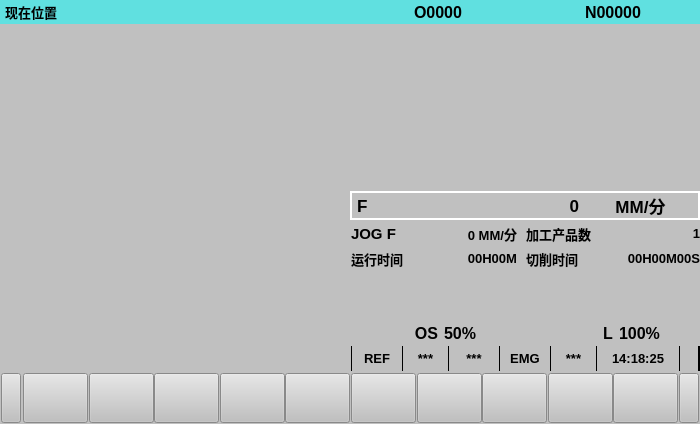
<?xml version="1.0" encoding="UTF-8"?>
<ui version="4.0">
 <class>Form</class>
 <widget class="QWidget" name="Form">
  <property name="enabled">
   <bool>true</bool>
  </property>
  <property name="geometry">
   <rect>
    <x>0</x>
    <y>0</y>
    <width>700</width>
    <height>424</height>
   </rect>
  </property>
  <property name="minimumSize">
   <size>
    <width>700</width>
    <height>424</height>
   </size>
  </property>
  <property name="maximumSize">
   <size>
    <width>700</width>
    <height>424</height>
   </size>
  </property>
  <property name="windowTitle">
   <string>Form</string>
  </property>
  <property name="styleSheet">
   <string notr="true">background-color: rgb(192, 192, 192);</string>
  </property>
  <layout class="QGridLayout" name="gridLayout" rowstretch="5,34,6,31,10" columnstretch="1,1">
   <property name="leftMargin">
    <number>0</number>
   </property>
   <property name="topMargin">
    <number>0</number>
   </property>
   <property name="rightMargin">
    <number>0</number>
   </property>
   <property name="bottomMargin">
    <number>0</number>
   </property>
   <property name="spacing">
    <number>1</number>
   </property>
   <item row="0" column="0" colspan="2">
    <widget class="QWidget" name="widget" native="true">
     <property name="styleSheet">
      <string notr="true">background-color: rgb(96, 224, 224);</string>
     </property>
     <layout class="QHBoxLayout" name="horizontalLayout">
      <property name="spacing">
       <number>1</number>
      </property>
      <property name="leftMargin">
       <number>0</number>
      </property>
      <property name="topMargin">
       <number>0</number>
      </property>
      <property name="rightMargin">
       <number>0</number>
      </property>
      <property name="bottomMargin">
       <number>0</number>
      </property>
      <item>
       <widget class="QLabel" name="label">
        <property name="font">
         <font>
          <pointsize>10</pointsize>
          <weight>75</weight>
          <bold>true</bold>
         </font>
        </property>
        <property name="text">
         <string>现在位置</string>
        </property>
        <property name="margin">
         <number>0</number>
        </property>
        <property name="indent">
         <number>5</number>
        </property>
       </widget>
      </item>
      <item>
       <widget class="QLabel" name="label_2">
        <property name="styleSheet">
         <string notr="true"/>
        </property>
        <property name="text">
         <string/>
        </property>
       </widget>
      </item>
      <item>
       <widget class="QLabel" name="Lab_File_Name">
        <property name="font">
         <font>
          <pointsize>12</pointsize>
          <weight>75</weight>
          <bold>true</bold>
         </font>
        </property>
        <property name="text">
         <string>O0000</string>
        </property>
        <property name="alignment">
         <set>Qt::AlignCenter</set>
        </property>
       </widget>
      </item>
      <item>
       <widget class="QLabel" name="Lab_LineNum">
        <property name="font">
         <font>
          <pointsize>12</pointsize>
          <weight>75</weight>
          <bold>true</bold>
         </font>
        </property>
        <property name="text">
         <string>N00000</string>
        </property>
        <property name="alignment">
         <set>Qt::AlignCenter</set>
        </property>
       </widget>
      </item>
     </layout>
    </widget>
   </item>
   <item row="1" column="0" colspan="2">
    <widget class="QWidget" name="window_position" native="true">
     <property name="styleSheet">
      <string notr="true"/>
     </property>
    </widget>
   </item>
   <item row="2" column="0" colspan="2">
    <widget class="QWidget" name="widget_3" native="true">
     <property name="styleSheet">
      <string notr="true"/>
     </property>
     <layout class="QHBoxLayout" name="horizontalLayout_3">
      <property name="spacing">
       <number>0</number>
      </property>
      <property name="leftMargin">
       <number>0</number>
      </property>
      <property name="topMargin">
       <number>0</number>
      </property>
      <property name="rightMargin">
       <number>0</number>
      </property>
      <property name="bottomMargin">
       <number>0</number>
      </property>
      <item>
       <widget class="QWidget" name="widget_7" native="true">
        <property name="styleSheet">
         <string notr="true"/>
        </property>
       </widget>
      </item>
      <item>
       <widget class="QWidget" name="widget_8" native="true">
        <property name="styleSheet">
         <string notr="true"/>
        </property>
        <layout class="QHBoxLayout" name="horizontalLayout_4" stretch="0,0,0">
         <property name="spacing">
          <number>0</number>
         </property>
         <property name="leftMargin">
          <number>0</number>
         </property>
         <property name="topMargin">
          <number>0</number>
         </property>
         <property name="rightMargin">
          <number>0</number>
         </property>
         <property name="bottomMargin">
          <number>0</number>
         </property>
         <item>
          <widget class="QLabel" name="label_5">
           <property name="font">
            <font>
             <pointsize>13</pointsize>
             <weight>75</weight>
             <bold>true</bold>
            </font>
           </property>
           <property name="styleSheet">
            <string notr="true">border-top:2px solid white;
border-bottom:2px solid white;
border-left:2px solid white;</string>
           </property>
           <property name="text">
            <string>F</string>
           </property>
           <property name="indent">
            <number>5</number>
           </property>
          </widget>
         </item>
         <item>
          <widget class="QLabel" name="Lab_Auto_FSpeed">
           <property name="font">
            <font>
             <pointsize>13</pointsize>
             <weight>75</weight>
             <bold>true</bold>
            </font>
           </property>
           <property name="styleSheet">
            <string notr="true">border-top:2px solid white;
border-bottom:2px solid white;</string>
           </property>
           <property name="text">
            <string>0</string>
           </property>
           <property name="alignment">
            <set>Qt::AlignRight|Qt::AlignTrailing|Qt::AlignVCenter</set>
           </property>
          </widget>
         </item>
         <item>
          <widget class="QLabel" name="label_7">
           <property name="font">
            <font>
             <pointsize>13</pointsize>
             <weight>75</weight>
             <bold>true</bold>
            </font>
           </property>
           <property name="styleSheet">
            <string notr="true">border-top:2px solid white;
border-bottom:2px solid white;
border-right:2px solid white;</string>
           </property>
           <property name="text">
            <string>MM/分</string>
           </property>
           <property name="alignment">
            <set>Qt::AlignCenter</set>
           </property>
          </widget>
         </item>
        </layout>
       </widget>
      </item>
     </layout>
    </widget>
   </item>
   <item row="3" column="0">
    <widget class="QWidget" name="Lab_Modal" native="true">
     <property name="styleSheet">
      <string notr="true"/>
     </property>
    </widget>
   </item>
   <item row="3" column="1">
    <widget class="QWidget" name="widget_5" native="true">
     <property name="styleSheet">
      <string notr="true"/>
     </property>
     <layout class="QVBoxLayout" name="verticalLayout" stretch="5,1">
      <property name="spacing">
       <number>0</number>
      </property>
      <property name="leftMargin">
       <number>0</number>
      </property>
      <property name="topMargin">
       <number>0</number>
      </property>
      <property name="rightMargin">
       <number>0</number>
      </property>
      <property name="bottomMargin">
       <number>0</number>
      </property>
      <item>
       <widget class="QWidget" name="widget_9" native="true">
        <property name="styleSheet">
         <string notr="true"/>
        </property>
        <layout class="QVBoxLayout" name="verticalLayout_2">
         <property name="spacing">
          <number>0</number>
         </property>
         <property name="leftMargin">
          <number>0</number>
         </property>
         <property name="topMargin">
          <number>0</number>
         </property>
         <property name="rightMargin">
          <number>0</number>
         </property>
         <property name="bottomMargin">
          <number>0</number>
         </property>
         <item>
          <widget class="QWidget" name="widget_11" native="true">
           <property name="styleSheet">
            <string notr="true"/>
           </property>
           <layout class="QHBoxLayout" name="horizontalLayout_6">
            <property name="spacing">
             <number>1</number>
            </property>
            <property name="leftMargin">
             <number>0</number>
            </property>
            <property name="topMargin">
             <number>0</number>
            </property>
            <property name="rightMargin">
             <number>0</number>
            </property>
            <property name="bottomMargin">
             <number>0</number>
            </property>
            <item>
             <widget class="QLabel" name="label_8">
              <property name="font">
               <font>
                <pointsize>11</pointsize>
                <weight>75</weight>
                <bold>true</bold>
               </font>
              </property>
              <property name="styleSheet">
               <string notr="true"/>
              </property>
              <property name="text">
               <string>JOG F</string>
              </property>
             </widget>
            </item>
            <item>
             <widget class="QLabel" name="Lab_FSpeed">
              <property name="font">
               <font>
                <pointsize>10</pointsize>
                <weight>75</weight>
                <bold>true</bold>
               </font>
              </property>
              <property name="styleSheet">
               <string notr="true"/>
              </property>
              <property name="text">
               <string>0 MM/分</string>
              </property>
              <property name="alignment">
               <set>Qt::AlignRight|Qt::AlignTrailing|Qt::AlignVCenter</set>
              </property>
              <property name="indent">
               <number>8</number>
              </property>
             </widget>
            </item>
            <item>
             <widget class="QLabel" name="label_12">
              <property name="font">
               <font>
                <pointsize>10</pointsize>
                <weight>75</weight>
                <bold>true</bold>
               </font>
              </property>
              <property name="styleSheet">
               <string notr="true"/>
              </property>
              <property name="text">
               <string>加工产品数</string>
              </property>
              <property name="alignment">
               <set>Qt::AlignLeading|Qt::AlignLeft|Qt::AlignVCenter</set>
              </property>
             </widget>
            </item>
            <item>
             <widget class="QLabel" name="Lab_Num">
              <property name="font">
               <font>
                <pointsize>10</pointsize>
                <weight>75</weight>
                <bold>true</bold>
               </font>
              </property>
              <property name="styleSheet">
               <string notr="true"/>
              </property>
              <property name="text">
               <string>1</string>
              </property>
              <property name="alignment">
               <set>Qt::AlignRight|Qt::AlignTrailing|Qt::AlignVCenter</set>
              </property>
             </widget>
            </item>
           </layout>
          </widget>
         </item>
         <item>
          <widget class="QWidget" name="widget_12" native="true">
           <property name="styleSheet">
            <string notr="true"/>
           </property>
           <layout class="QHBoxLayout" name="horizontalLayout_7">
            <property name="spacing">
             <number>1</number>
            </property>
            <property name="leftMargin">
             <number>0</number>
            </property>
            <property name="topMargin">
             <number>0</number>
            </property>
            <property name="rightMargin">
             <number>0</number>
            </property>
            <property name="bottomMargin">
             <number>0</number>
            </property>
            <item>
             <widget class="QLabel" name="label_11">
              <property name="font">
               <font>
                <pointsize>10</pointsize>
                <weight>75</weight>
                <bold>true</bold>
               </font>
              </property>
              <property name="styleSheet">
               <string notr="true"/>
              </property>
              <property name="text">
               <string>运行时间</string>
              </property>
              <property name="alignment">
               <set>Qt::AlignLeading|Qt::AlignLeft|Qt::AlignVCenter</set>
              </property>
             </widget>
            </item>
            <item>
             <widget class="QLabel" name="Lab_Time_Run">
              <property name="font">
               <font>
                <pointsize>10</pointsize>
                <weight>75</weight>
                <bold>true</bold>
               </font>
              </property>
              <property name="styleSheet">
               <string notr="true"/>
              </property>
              <property name="text">
               <string>00H00M</string>
              </property>
              <property name="alignment">
               <set>Qt::AlignRight|Qt::AlignTrailing|Qt::AlignVCenter</set>
              </property>
              <property name="indent">
               <number>8</number>
              </property>
             </widget>
            </item>
            <item>
             <widget class="QLabel" name="label_15">
              <property name="font">
               <font>
                <pointsize>10</pointsize>
                <weight>75</weight>
                <bold>true</bold>
               </font>
              </property>
              <property name="styleSheet">
               <string notr="true"/>
              </property>
              <property name="text">
               <string>切削时间</string>
              </property>
              <property name="alignment">
               <set>Qt::AlignLeading|Qt::AlignLeft|Qt::AlignVCenter</set>
              </property>
             </widget>
            </item>
            <item>
             <widget class="QLabel" name="Lab_Time_Cut">
              <property name="font">
               <font>
                <pointsize>10</pointsize>
                <weight>75</weight>
                <bold>true</bold>
               </font>
              </property>
              <property name="styleSheet">
               <string notr="true"/>
              </property>
              <property name="text">
               <string>00H00M00S</string>
              </property>
              <property name="alignment">
               <set>Qt::AlignRight|Qt::AlignTrailing|Qt::AlignVCenter</set>
              </property>
             </widget>
            </item>
           </layout>
          </widget>
         </item>
         <item>
          <widget class="QWidget" name="widget_13" native="true">
           <property name="styleSheet">
            <string notr="true"/>
           </property>
          </widget>
         </item>
         <item>
          <widget class="QWidget" name="widget_14" native="true">
           <property name="styleSheet">
            <string notr="true"/>
           </property>
          </widget>
         </item>
         <item>
          <widget class="QWidget" name="widget_15" native="true">
           <property name="styleSheet">
            <string notr="true"/>
           </property>
           <layout class="QHBoxLayout" name="horizontalLayout_8">
            <property name="spacing">
             <number>1</number>
            </property>
            <property name="leftMargin">
             <number>0</number>
            </property>
            <property name="topMargin">
             <number>0</number>
            </property>
            <property name="rightMargin">
             <number>0</number>
            </property>
            <property name="bottomMargin">
             <number>0</number>
            </property>
            <item>
             <widget class="QLabel" name="label_17">
              <property name="font">
               <font>
                <pointsize>12</pointsize>
                <weight>75</weight>
                <bold>true</bold>
               </font>
              </property>
              <property name="styleSheet">
               <string notr="true"/>
              </property>
              <property name="text">
               <string>OS</string>
              </property>
              <property name="alignment">
               <set>Qt::AlignRight|Qt::AlignTrailing|Qt::AlignVCenter</set>
              </property>
             </widget>
            </item>
            <item>
             <widget class="QLabel" name="Lab_OSper">
              <property name="font">
               <font>
                <pointsize>12</pointsize>
                <weight>75</weight>
                <bold>true</bold>
               </font>
              </property>
              <property name="styleSheet">
               <string notr="true"/>
              </property>
              <property name="text">
               <string>50%</string>
              </property>
              <property name="indent">
               <number>5</number>
              </property>
             </widget>
            </item>
            <item>
             <widget class="QLabel" name="label_19">
              <property name="font">
               <font>
                <pointsize>12</pointsize>
                <weight>75</weight>
                <bold>true</bold>
               </font>
              </property>
              <property name="styleSheet">
               <string notr="true"/>
              </property>
              <property name="text">
               <string>L</string>
              </property>
              <property name="alignment">
               <set>Qt::AlignRight|Qt::AlignTrailing|Qt::AlignVCenter</set>
              </property>
             </widget>
            </item>
            <item>
             <widget class="QLabel" name="Lab_Lper">
              <property name="font">
               <font>
                <pointsize>12</pointsize>
                <weight>75</weight>
                <bold>true</bold>
               </font>
              </property>
              <property name="styleSheet">
               <string notr="true"/>
              </property>
              <property name="text">
               <string>100%</string>
              </property>
              <property name="indent">
               <number>5</number>
              </property>
             </widget>
            </item>
           </layout>
          </widget>
         </item>
        </layout>
       </widget>
      </item>
      <item>
       <widget class="QWidget" name="widget_10" native="true">
        <property name="styleSheet">
         <string notr="true">background-color: rgb(0,0,0);</string>
        </property>
        <layout class="QHBoxLayout" name="horizontalLayout_5" stretch="0,0,0,0,0,0,0">
         <property name="spacing">
          <number>1</number>
         </property>
         <property name="leftMargin">
          <number>1</number>
         </property>
         <property name="topMargin">
          <number>0</number>
         </property>
         <property name="rightMargin">
          <number>1</number>
         </property>
         <property name="bottomMargin">
          <number>0</number>
         </property>
         <item>
          <widget class="QLabel" name="Lab_Mode">
           <property name="minimumSize">
            <size>
             <width>50</width>
             <height>0</height>
            </size>
           </property>
           <property name="maximumSize">
            <size>
             <width>50</width>
             <height>16777215</height>
            </size>
           </property>
           <property name="font">
            <font>
             <pointsize>10</pointsize>
             <weight>75</weight>
             <bold>true</bold>
            </font>
           </property>
           <property name="styleSheet">
            <string notr="true">background-color: rgb(192, 192, 192);</string>
           </property>
           <property name="text">
            <string>REF</string>
           </property>
           <property name="alignment">
            <set>Qt::AlignCenter</set>
           </property>
          </widget>
         </item>
         <item>
          <widget class="QLabel" name="label_9">
           <property name="minimumSize">
            <size>
             <width>45</width>
             <height>0</height>
            </size>
           </property>
           <property name="maximumSize">
            <size>
             <width>45</width>
             <height>16777215</height>
            </size>
           </property>
           <property name="font">
            <font>
             <pointsize>10</pointsize>
             <weight>75</weight>
             <bold>true</bold>
            </font>
           </property>
           <property name="styleSheet">
            <string notr="true">background-color: rgb(192, 192, 192);</string>
           </property>
           <property name="text">
            <string>***</string>
           </property>
           <property name="alignment">
            <set>Qt::AlignCenter</set>
           </property>
          </widget>
         </item>
         <item>
          <widget class="QLabel" name="label_10">
           <property name="minimumSize">
            <size>
             <width>50</width>
             <height>0</height>
            </size>
           </property>
           <property name="maximumSize">
            <size>
             <width>50</width>
             <height>16777215</height>
            </size>
           </property>
           <property name="font">
            <font>
             <pointsize>10</pointsize>
             <weight>75</weight>
             <bold>true</bold>
            </font>
           </property>
           <property name="styleSheet">
            <string notr="true">background-color: rgb(192, 192, 192);</string>
           </property>
           <property name="text">
            <string>***</string>
           </property>
           <property name="alignment">
            <set>Qt::AlignCenter</set>
           </property>
          </widget>
         </item>
         <item>
          <widget class="QLabel" name="Lab_EMG">
           <property name="minimumSize">
            <size>
             <width>50</width>
             <height>0</height>
            </size>
           </property>
           <property name="maximumSize">
            <size>
             <width>50</width>
             <height>16777215</height>
            </size>
           </property>
           <property name="font">
            <font>
             <pointsize>10</pointsize>
             <weight>75</weight>
             <bold>true</bold>
            </font>
           </property>
           <property name="styleSheet">
            <string notr="true">background-color: rgb(192, 192, 192);</string>
           </property>
           <property name="text">
            <string>EMG</string>
           </property>
           <property name="alignment">
            <set>Qt::AlignCenter</set>
           </property>
          </widget>
         </item>
         <item>
          <widget class="QLabel" name="Lab_ALM">
           <property name="minimumSize">
            <size>
             <width>45</width>
             <height>0</height>
            </size>
           </property>
           <property name="maximumSize">
            <size>
             <width>45</width>
             <height>16777215</height>
            </size>
           </property>
           <property name="font">
            <font>
             <pointsize>10</pointsize>
             <weight>75</weight>
             <bold>true</bold>
            </font>
           </property>
           <property name="styleSheet">
            <string notr="true">background-color: rgb(192, 192, 192);</string>
           </property>
           <property name="text">
            <string>***</string>
           </property>
           <property name="alignment">
            <set>Qt::AlignCenter</set>
           </property>
          </widget>
         </item>
         <item>
          <widget class="QLabel" name="Lab_Date">
           <property name="minimumSize">
            <size>
             <width>82</width>
             <height>0</height>
            </size>
           </property>
           <property name="maximumSize">
            <size>
             <width>82</width>
             <height>16777215</height>
            </size>
           </property>
           <property name="font">
            <font>
             <pointsize>10</pointsize>
             <weight>75</weight>
             <bold>true</bold>
            </font>
           </property>
           <property name="styleSheet">
            <string notr="true">background-color: rgb(192, 192, 192);</string>
           </property>
           <property name="text">
            <string>14:18:25</string>
           </property>
           <property name="alignment">
            <set>Qt::AlignCenter</set>
           </property>
          </widget>
         </item>
         <item>
          <widget class="QLabel" name="label_14">
           <property name="minimumSize">
            <size>
             <width>18</width>
             <height>0</height>
            </size>
           </property>
           <property name="maximumSize">
            <size>
             <width>18</width>
             <height>16777215</height>
            </size>
           </property>
           <property name="font">
            <font>
             <pointsize>10</pointsize>
             <weight>75</weight>
             <bold>true</bold>
            </font>
           </property>
           <property name="styleSheet">
            <string notr="true">background-color: rgb(192, 192, 192);</string>
           </property>
           <property name="text">
            <string/>
           </property>
           <property name="alignment">
            <set>Qt::AlignCenter</set>
           </property>
          </widget>
         </item>
        </layout>
       </widget>
      </item>
     </layout>
    </widget>
   </item>
   <item row="4" column="0" colspan="2">
    <widget class="QWidget" name="widget_6" native="true">
     <property name="styleSheet">
      <string notr="true"/>
     </property>
     <layout class="QHBoxLayout" name="horizontalLayout_2" stretch="0,0,0,0,0,0,0,0,0,0,0,0">
      <property name="spacing">
       <number>2</number>
      </property>
      <property name="leftMargin">
       <number>1</number>
      </property>
      <property name="topMargin">
       <number>1</number>
      </property>
      <property name="rightMargin">
       <number>1</number>
      </property>
      <property name="bottomMargin">
       <number>1</number>
      </property>
      <item>
       <widget class="QPushButton" name="Btn_BACK">
        <property name="minimumSize">
         <size>
          <width>20</width>
          <height>50</height>
         </size>
        </property>
        <property name="maximumSize">
         <size>
          <width>20</width>
          <height>50</height>
         </size>
        </property>
        <property name="sizeIncrement">
         <size>
          <width>0</width>
          <height>0</height>
         </size>
        </property>
        <property name="baseSize">
         <size>
          <width>0</width>
          <height>0</height>
         </size>
        </property>
        <property name="font">
         <font>
          <pointsize>13</pointsize>
          <weight>75</weight>
          <bold>true</bold>
         </font>
        </property>
        <property name="styleSheet">
         <string notr="true">color: rgb(3, 255, 255);</string>
        </property>
        <property name="text">
         <string/>
        </property>
       </widget>
      </item>
      <item>
       <widget class="CRTSoftBtn" name="Btn_One">
        <property name="minimumSize">
         <size>
          <width>65</width>
          <height>50</height>
         </size>
        </property>
        <property name="maximumSize">
         <size>
          <width>65</width>
          <height>50</height>
         </size>
        </property>
        <property name="styleSheet">
         <string notr="true"/>
        </property>
        <property name="text">
         <string/>
        </property>
        <property name="checkable">
         <bool>true</bool>
        </property>
       </widget>
      </item>
      <item>
       <widget class="CRTSoftBtn" name="Btn_Two">
        <property name="minimumSize">
         <size>
          <width>65</width>
          <height>50</height>
         </size>
        </property>
        <property name="maximumSize">
         <size>
          <width>65</width>
          <height>50</height>
         </size>
        </property>
        <property name="styleSheet">
         <string notr="true"/>
        </property>
        <property name="text">
         <string/>
        </property>
        <property name="checkable">
         <bool>true</bool>
        </property>
       </widget>
      </item>
      <item>
       <widget class="CRTSoftBtn" name="Btn_Three">
        <property name="minimumSize">
         <size>
          <width>65</width>
          <height>50</height>
         </size>
        </property>
        <property name="maximumSize">
         <size>
          <width>65</width>
          <height>50</height>
         </size>
        </property>
        <property name="styleSheet">
         <string notr="true"/>
        </property>
        <property name="text">
         <string/>
        </property>
        <property name="checkable">
         <bool>true</bool>
        </property>
       </widget>
      </item>
      <item>
       <widget class="CRTSoftBtn" name="Btn_Four">
        <property name="minimumSize">
         <size>
          <width>65</width>
          <height>50</height>
         </size>
        </property>
        <property name="maximumSize">
         <size>
          <width>65</width>
          <height>50</height>
         </size>
        </property>
        <property name="styleSheet">
         <string notr="true"/>
        </property>
        <property name="text">
         <string/>
        </property>
        <property name="checkable">
         <bool>true</bool>
        </property>
       </widget>
      </item>
      <item>
       <widget class="CRTSoftBtn" name="Btn_Five">
        <property name="minimumSize">
         <size>
          <width>65</width>
          <height>50</height>
         </size>
        </property>
        <property name="maximumSize">
         <size>
          <width>65</width>
          <height>50</height>
         </size>
        </property>
        <property name="styleSheet">
         <string notr="true"/>
        </property>
        <property name="text">
         <string/>
        </property>
        <property name="checkable">
         <bool>true</bool>
        </property>
       </widget>
      </item>
      <item>
       <widget class="CRTSoftBtn" name="Btn_Six">
        <property name="minimumSize">
         <size>
          <width>65</width>
          <height>50</height>
         </size>
        </property>
        <property name="maximumSize">
         <size>
          <width>65</width>
          <height>50</height>
         </size>
        </property>
        <property name="styleSheet">
         <string notr="true"/>
        </property>
        <property name="text">
         <string/>
        </property>
        <property name="checkable">
         <bool>true</bool>
        </property>
       </widget>
      </item>
      <item>
       <widget class="CRTSoftBtn" name="Btn_Seven">
        <property name="minimumSize">
         <size>
          <width>65</width>
          <height>50</height>
         </size>
        </property>
        <property name="maximumSize">
         <size>
          <width>65</width>
          <height>50</height>
         </size>
        </property>
        <property name="styleSheet">
         <string notr="true"/>
        </property>
        <property name="text">
         <string/>
        </property>
        <property name="checkable">
         <bool>true</bool>
        </property>
       </widget>
      </item>
      <item>
       <widget class="CRTSoftBtn" name="Btn_Eight">
        <property name="minimumSize">
         <size>
          <width>65</width>
          <height>50</height>
         </size>
        </property>
        <property name="maximumSize">
         <size>
          <width>65</width>
          <height>50</height>
         </size>
        </property>
        <property name="styleSheet">
         <string notr="true"/>
        </property>
        <property name="text">
         <string/>
        </property>
        <property name="checkable">
         <bool>true</bool>
        </property>
       </widget>
      </item>
      <item>
       <widget class="CRTSoftBtn" name="Btn_Nine">
        <property name="minimumSize">
         <size>
          <width>65</width>
          <height>50</height>
         </size>
        </property>
        <property name="maximumSize">
         <size>
          <width>65</width>
          <height>50</height>
         </size>
        </property>
        <property name="styleSheet">
         <string notr="true"/>
        </property>
        <property name="text">
         <string/>
        </property>
        <property name="checkable">
         <bool>true</bool>
        </property>
       </widget>
      </item>
      <item>
       <widget class="CRTSoftBtn" name="Btn_Ten">
        <property name="minimumSize">
         <size>
          <width>65</width>
          <height>50</height>
         </size>
        </property>
        <property name="maximumSize">
         <size>
          <width>65</width>
          <height>50</height>
         </size>
        </property>
        <property name="styleSheet">
         <string notr="true"/>
        </property>
        <property name="text">
         <string/>
        </property>
        <property name="checkable">
         <bool>true</bool>
        </property>
       </widget>
      </item>
      <item>
       <widget class="QPushButton" name="Btn_GO">
        <property name="minimumSize">
         <size>
          <width>20</width>
          <height>50</height>
         </size>
        </property>
        <property name="maximumSize">
         <size>
          <width>20</width>
          <height>50</height>
         </size>
        </property>
        <property name="font">
         <font>
          <pointsize>13</pointsize>
          <weight>75</weight>
          <bold>true</bold>
         </font>
        </property>
        <property name="styleSheet">
         <string notr="true">color: rgb(3, 255, 255);</string>
        </property>
        <property name="text">
         <string/>
        </property>
       </widget>
      </item>
     </layout>
    </widget>
   </item>
  </layout>
 </widget>
 <customwidgets>
  <customwidget>
   <class>CRTSoftBtn</class>
   <extends>QPushButton</extends>
   <header>CRT_Soft_Btn</header>
  </customwidget>
 </customwidgets>
 <resources/>
 <connections/>
</ui>
